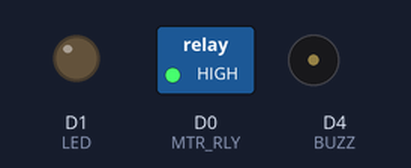
The sketch below on a simulated ESP8266 (NodeMCU). On the bench: switched loads named in the sketch (green lamp = pin HIGH), output pins drawn as LEDs (lit = HIGH), buzzer (waves = sounding, pin HIGH). WiFi joins after 1.5 s; servers stay silent unless stated; what the sketch prints to the serial monitor is not drawn.

Above: at 27.0 s.
At 28.6 s:
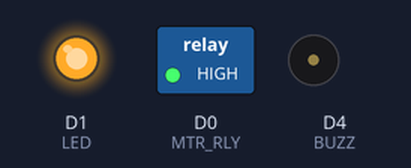
Timing chart, 0 to 30.5 s (numbered marks = the images above):
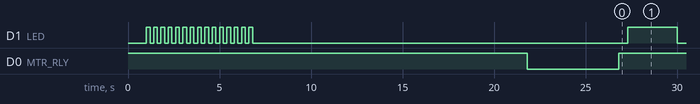

The sketch:

water_wifi_control.ino
```cpp
#include <ESP8266WiFi.h>
#include <ESP8266mDNS.h>
#include "Webpage.h"

#define MTR_RLY D0
#define LED D1
#define BUZZ D4

const char* deviceName = "autoplantwatering";

//On board LED Connected to GPIO2
//#define LED 2

//SSID and Password of your WiFi router
const char* ssid = "Damden212";
const char* password = "9739520911";

String req;
unsigned char states = 0;
unsigned int time_count = 0;
String on_off = "OFF";
int count=0;
int i =0;
bool out = 0;
int client_available = 0;

WiFiServer server(80);

void SSID_IP_show(void)
{
  unsigned char s = 0;
  char temp[16];
  memset(temp, 0x00, sizeof(temp));
  for(s = 0; s < 10; s++)
  {
    Serial.print(temp[s]);
  }

  for(s = 0; s < 16; s++)
  {
    Serial.print(temp[s]);
  }
  delay(200);
}
void WiFi_details(void)
{

  Serial.print("WiFi connected");

  server.begin();
  Serial.print("Server Started");
  delay(4000);

  SSID_IP_show();
  delay(6000);

  WiFi.hostname("espfi");
  MDNS.begin("espfi");
}


void WiFi_setup(void)
{
  char s = 15;

  //digitalWrite(D1, HIGH);
  WiFi.mode(WIFI_STA);
  delay(1000);

  WiFi.begin("Damden212","9739520911");

  digitalWrite(LED, LOW);

  while(s > 0)
  {
      Serial.print("Connecting WiFi.");

      digitalWrite(LED, HIGH);
      delay(200);
      digitalWrite(LED, LOW);
      delay(200);

      Serial.print(".");
      s--;
  };


  if(WiFi.status() != WL_CONNECTED)
  {
      //digitalWrite(LED, HIGH);

      Serial.print("Attempting WPS.");

      WiFi.beginWPSConfig();
      digitalWrite(LED, LOW);
      delay(4000);

      if (WiFi.status() == WL_CONNECTED)
      {
        digitalWrite(LED, HIGH);
        WiFi_details();
      }
      else
      {
        digitalWrite(LED, LOW);

        Serial.print("Connection");

        Serial.print("Failed");
        delay(1000);

        Serial.print("Retrying");
        delay(1000);
        //ESP.restart();
      }
  }
  else
  {
    digitalWrite(LED, LOW);

    Serial.print("Connection");
    Serial.print("Established!");
    delay(1600);

    WiFi_details();
  }
}

void setup()
{
  Serial.begin(9600);
  pinMode(D0, OUTPUT);
  pinMode(D1, OUTPUT);
  pinMode(D4, OUTPUT);
  digitalWrite(MTR_RLY, HIGH);

  WiFi_setup();
  delay(3000);
  Serial.print(WiFi.localIP());
  count = 0;

  digitalWrite(MTR_RLY, LOW);
  //digitalWrite(BUZZ, HIGH);
  delay(3000);
  //digitalWrite(BUZZ, LOW);
  delay(2000);
  digitalWrite(MTR_RLY, HIGH);


//  WiFi.config(staticIP, subnet, gateway, dns);

}

void loop()
{
    WiFiClient client = server.available();

    digitalWrite(LED, LOW);
    delay(500);
    digitalWrite(LED, HIGH);
    delay(500);

    if(client == 0)
    {
      Serial.print("Client is 0   ");
    //  return;
    }
    else
    {
      Serial.print("Client is 1   ");
    }

    //while
    if(!client.available())
    {
      time_count++;
      Serial.print("Time Count = :");
      Serial.print(time_count);
      delay(1);
      client_available = 0;
    }
    else
    {
      client_available = 1;
    }

    //client_available = 1;
/*
    if (client_available)
    {
      Serial.print("Client Avalable.......... ");
      client.flush();
      client.print(file);
      client.print("<p align=center> <font color=Yellow> Motor  :  ");
      client.print(on_off);
      client.print("\nCount = : ");
      client.print(count);
    }

*/


    req = client.readStringUntil('\r');

    delay(1000);
    count = count + 1;
    Serial.print("Count = :");
    Serial.print(count);

    //client.flush();

    // one count = ~2sec
    // 70 secs. = 11
    // 2hr      = 1135
    if((req.indexOf("ON0") != -1)|| ( count > 1134 && count < 1138 ))
    {
      digitalWrite(MTR_RLY, LOW);
      states |= 0x01;
      on_off = "ON";

      digitalWrite(BUZZ, HIGH);
      delay(3000);
      digitalWrite(BUZZ, LOW);
      delay (7000);
      digitalWrite(MTR_RLY, HIGH);
      count = 0;
      on_off = "OFF";

      if (client_available)
      {
        Serial.print("Client Avalable.......... ");
        client.flush();
        client.print(file);
        client.print("<p align=center> <font color=Yellow> Motor  :  ");
        client.print(on_off);
        client.print("\nCount = : ");
        client.print(count);
      }
    }
    else if(req.indexOf("OFF0") != -1)
    {
      digitalWrite(MTR_RLY, HIGH);
      states &= ~0x01;
      on_off = "OFF";
    }

    if (client_available)
    {
      Serial.print("Client Avalable.......... ");
      client.flush();
      client.print(file);
      client.print("<p align=center> <font color=Yellow> Motor  :  ");
      client.print(on_off);
      client.print("\nCount = : ");
      client.print(count);
    }

    SSID_IP_show();
}
```

Webpage.h
```cpp
#ifndef header_h
#define header_h

float water_level = 0.0;

String file=
"<!DOCTYPE html>\r\n"
"<html lang=en>\r\n"
  "<head>\r\n"
    "<title> ESP8266 Web Server </title>\r\n"
    "<meta http-equiv=refresh content=60/>\r\n"
  "</head>\r\n"
  "<body bgcolor=black>\r\n"
      "<h2 align=center> <i> <b> <font color=blue> ***Automatic Plant Watering System*** </font> </b> </i></h2>\r\n"
        "<br>\r\n"
        "<br>\r\n"
            "<p align=center> <font color=red> </font> &nbsp; &nbsp; &nbsp; <a href=\\\"?pin=ON0\\\"> <button style=height:250px;width:250px> ON </button> </a> &nbsp; &nbsp; &nbsp; &nbsp; <a href=\\\"?pin=OFF0\\\"> <button style=height:250px;width:250px> OFF </button> </a> </p>\r\n"
            "<br>\r\n"
        "<br>\r\n"
  "</body>\r\n"
"</html>";

#endif
```

Measured:
- by itself, D1 (LED): goes 14 × (LOW 0.20 s, HIGH 0.20 s), LOW 20.5 s, 32 × (HIGH 2.7 s, LOW 0.50 s), then HIGH
